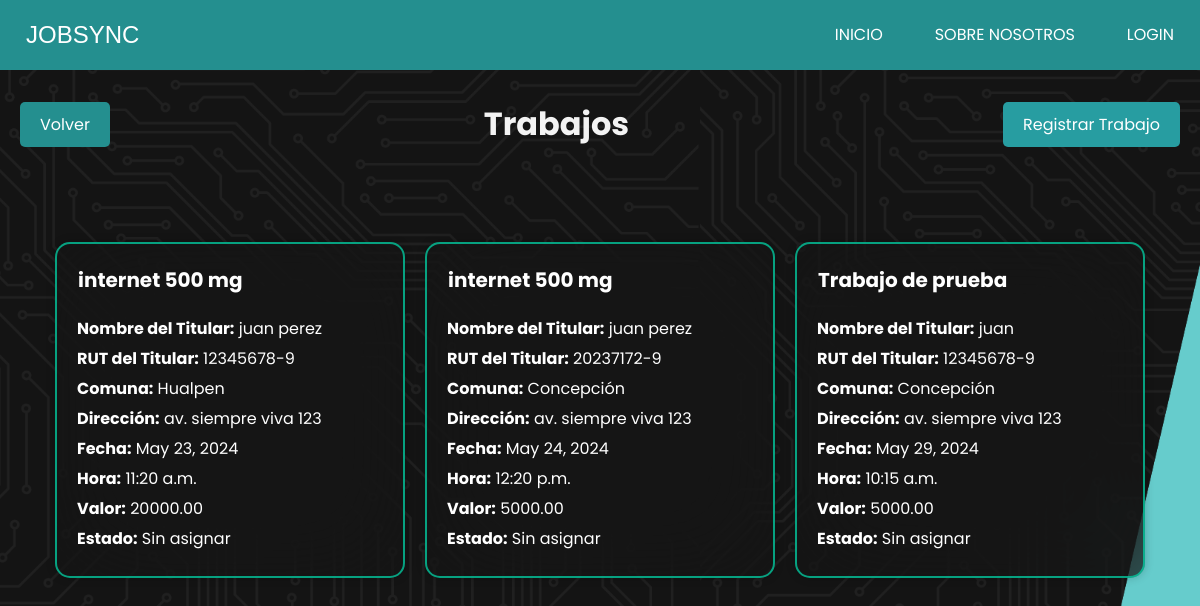
Before: /trabajos/ with the older database file.
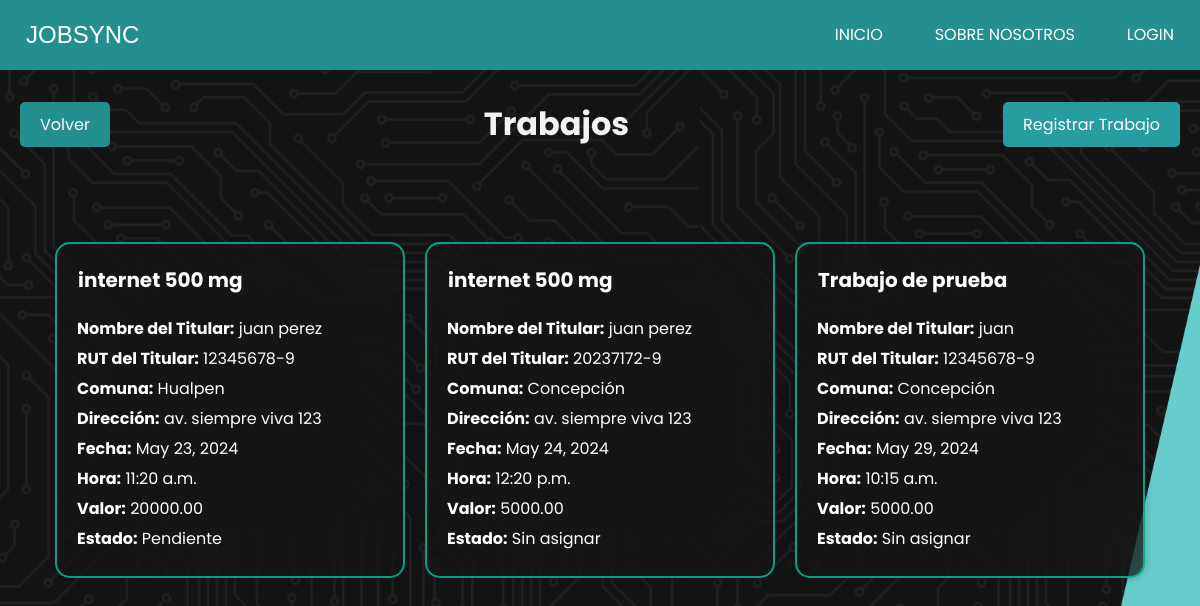
After: the same page with the newer database file.
### JobSyncApp/models.py (models this page shows, shortened)
class Trabajo(models.Model):
    colaborador = models.ForeignKey(CustomUser, on_delete=models.SET_NULL, null=True, blank=True)
    nombre_trabajo = models.CharField(max_length=100)
    nombre_titular = models.CharField(max_length=100)
    rut_titular = models.CharField(max_length=12)
    comuna = models.ForeignKey(Comuna, on_delete=models.SET_NULL, null=True)
    direccion = models.CharField(max_length=255)
    fecha = models.DateField()
    hora = models.TimeField()
    valor = models.DecimalField(max_digits=10, decimal_places=2)
    ESTADO_CHOICES = [
        ('sin_asignar', 'Sin asignar'),
        ('pendiente', 'Pendiente'),
        ('completado', 'Completado'),
    ]
    estado = models.CharField(max_length=20, choices=ESTADO_CHOICES, default='sin_asignar')

class Comuna(models.Model):
    nombre = models.CharField(max_length=100, unique=True)
    def __str__(self):
        return self.nombre

### JobSyncApp/views.py (the view)
# urls.py: path('trabajos/', views.trabajos, name='trabajos'),
def trabajos(request):
    trabajos = Trabajo.objects.all()  # Obtener todos los trabajos
    return render(request, 'admin/gestion_trabajos/trabajos.html', {'trabajos': trabajos})

### JobSyncApp/templates/admin/gestion_trabajos/trabajos.html (shortened to what this page needs)
{% extends 'index.html' %}
{% load static %}
{% block extra_css %}
<link rel="stylesheet" href="{% static 'css/admin/trabajos.css' %}">
{% endblock extra_css %}
{% block contenido %}
<div class="card-container">
    <div class="header">
        <a href="{% url 'index_trabajo' %}"  class="boton volver">Volver</a>
        <h1 id="titulo-trabajos">Trabajos</h1>
        <a href="{% url 'crear_trabajo' %}"  class="boton regresar">Registrar Trabajo</a>
    </div>
    {% for trabajo in trabajos %}
    <div class="card">
        <div class="botones">
        <button class="delete-btn" data-url="{% url 'eliminar_usuario' trabajo.id %}"> </button>
        <button class="edit-btn" data-url="{% url 'modificar_usuario' trabajo.id %}" > </button>
        <h2> {{ trabajo.nombre_trabajo }}</h2>
        </div>
        <p><strong>Nombre del Titular:</strong> {{ trabajo.nombre_titular }}</p>
        <p><strong>RUT del Titular:</strong> {{ trabajo.rut_titular }}</p>
        <p><strong>Comuna:</strong> {{ trabajo.comuna }}</p>
        <p><strong>Dirección:</strong> {{ trabajo.direccion }}</p>
        <p><strong>Fecha:</strong> {{ trabajo.fecha }}</p>
        <p><strong>Hora:</strong> {{ trabajo.hora }}</p>
        <p><strong>Valor:</strong> {{ trabajo.valor }}</p>
        <p><strong>Estado:</strong> {{ trabajo.get_estado_display }}</p>
    </div>
    {% endfor %}
</div>
{% endblock %}

Changed rows visible on the page:
changed Trabajo "Hualpen": estado "Sin asignar" → "Pendiente"
